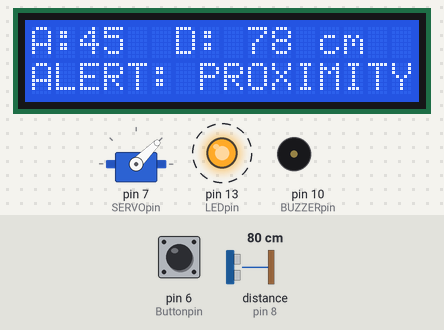
A sketch run on a simulated Arduino Uno, built with avr-gcc and run on an emulated ATmega328P. On the bench: servo, 16×2 character LCD, output pins drawn as LEDs (lit = HIGH), buzzer (waves = sounding). Wiring (inferred from the names in the program): ultrasonic range finder: trigger pin 9; echo pin 8. Dashed ring = blinking. The inputs (shaded band) are chosen by the test bench; at power-on: distance to the obstacle (sensor on pin 8) 80 cm, pin 6 (Buttonpin) HIGH. The echo pulse lasts 58.3 µs per cm; pins used as bus, display or sensor lines are not drawn; what the sketch prints to the serial monitor is not drawn.

Above: at 2.2 s.
2.3 s: distance to the obstacle (sensor on pin 8) set to 2 cm
At 3.7 s:
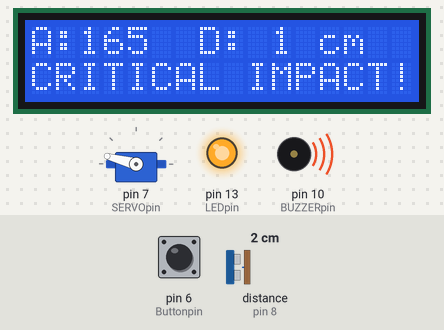
4.1 s: distance to the obstacle (sensor on pin 8) set to 29 cm
At 5.48 s:
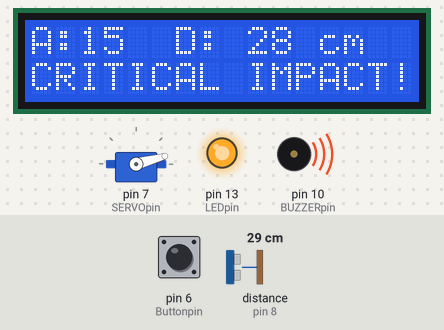
6.6 s: distance to the obstacle (sensor on pin 8) set to 38 cm
At 7.72 s:
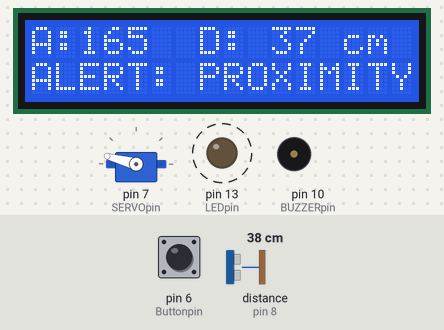
8.4 s: pin 6 (Buttonpin) pulled LOW for 3.2 s
At 11.32 s:
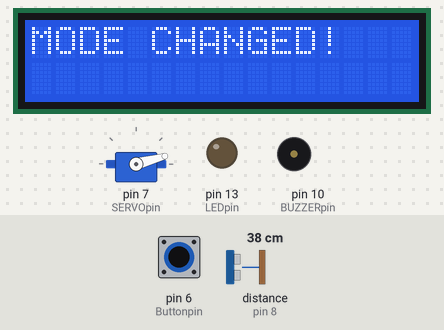
13.1 s: distance to the obstacle (sensor on pin 8) set to 44 cm
At 14.09 s:
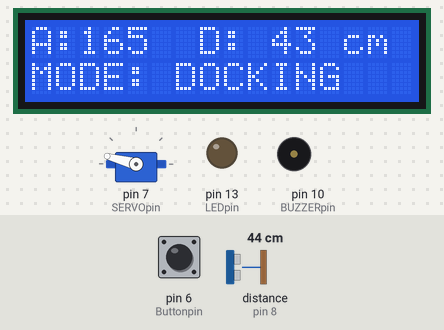
15.0 s: pin 6 (Buttonpin) pulled LOW for 1 s
At 16.35 s:
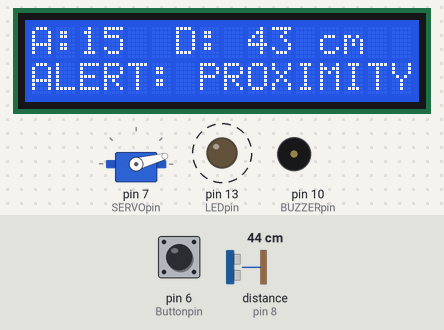
Timing chart, 0 to 18.5 s (numbered marks = the images above; inputs shaded):
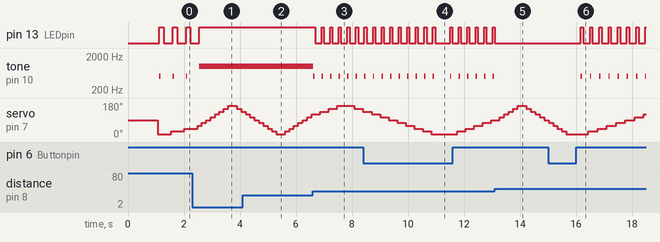

Measured:
- the behaviour switches between 33 and 34 cm on distance to the obstacle (sensor on pin 8) (found by bisection; images 2 and 3)
- the behaviour switches between 40 and 41 cm on distance to the obstacle (sensor on pin 8) (found by bisection; images 4 and 5)
- after the input at 2.3 s, pin 13 (LEDpin): goes on until 2.5 s, then stays HIGH; the display: first differs from a run without the input after 0.24 s (image 1 shows a later state)
- after the input at 6.6 s, pin 13 (LEDpin): alternates HIGH for 0.08 s and LOW for 0.23 s, starting after 0.09 s; tone on pin 10 (BUZZERpin): alternates 500 Hz for 0.05 s and silent for 0.26 s, starting at once; the display: first differs from a run without the input at once (image 3 shows a later state)
- after the input at 8.4 s, the display: first differs from a run without the input after 2.7 s (image 4)
- after the input at 13.1 s, pin 13 (LEDpin): goes on until 13.1 s, then stays LOW; tone on pin 10 (BUZZERpin): stops changing and stays silent; the display: first differs from a run without the input after 0.24 s (image 5 shows a later state)
- after the input at 15.0 s, pin 13 (LEDpin): alternates HIGH for 0.09 s and LOW for 0.24 s, starting after 1.2 s; tone on pin 10 (BUZZERpin): alternates 500 Hz for 0.05 s and silent for 0.28 s, starting after 1.2 s; the display: first differs from a run without the input after 0.81 s (image 6 shows a later state)
- by itself, pin 13 (LEDpin): alternates HIGH for 0.16 s and LOW for 0.32 s

The sketch:

Final_Code.ino
```cpp
//Import LCD Package
#include<LiquidCrystal.h>
//important Servo Package
#include<Servo.h>
//declaration
const int TRIGpin = 9;
const int ECHOpin = 8;
const int LEDpin = 13;
const int BUZZERpin = 10;
const int Buttonpin = 6;
const int SERVOpin = 7;

int safetyThreshold=100; //IMPORTANT
bool longrangeMode=true; //IMPORTANT

LiquidCrystal lcd(12,11,5,4,3,2);
Servo radarServo;
//function + display
void setup() {
  pinMode(TRIGpin,OUTPUT);
  pinMode(ECHOpin,INPUT);
  pinMode(LEDpin,OUTPUT);
  pinMode(BUZZERpin,OUTPUT);
  pinMode(Buttonpin,INPUT_PULLUP);
  radarServo.attach(SERVOpin);

  Serial.begin(9600);
  lcd.begin(16,2);
  lcd.print("RADAR ONLINE...");
  delay(1000);
  lcd.clear();
}

//Actual Code
void loop(){
  if(digitalRead(Buttonpin)==LOW){
    longrangeMode=!longrangeMode;
    if(longrangeMode){
      safetyThreshold=100;
    }
    else{
      safetyThreshold=40;
    }
    lcd.clear();
    lcd.print("MODE CHANGED!   ");
    delay(300);
  }

  for(int angle=15;angle<=165;angle+=15){
    radarServo.write(angle);
    delay(50);
    lcd.setCursor(0,0);
    lcd.print("A:");
    lcd.print(angle);

    digitalWrite(TRIGpin, LOW);
  delayMicroseconds(2);
  digitalWrite(TRIGpin,HIGH);
  delayMicroseconds(10);
  digitalWrite(TRIGpin,LOW);

  long duration = pulseIn(ECHOpin,HIGH);
  int distance = duration * 0.034 / 2;

  Serial.print("Space Radar Distance: ");
  Serial.print(distance);
  Serial.println(" cm");

  lcd.print("  D: ");
  lcd.print(distance);
  lcd.print(" cm ");
  lcd.setCursor(0,1);

  if(distance > 0 && distance < safetyThreshold){
    if(distance<safetyThreshold/3){
      tone(BUZZERpin,1000);
      digitalWrite(LEDpin,HIGH);
      lcd.print("CRITICAL IMPACT!");
    }else{
      tone(BUZZERpin,500,50);
      digitalWrite(LEDpin,HIGH);
      lcd.print("ALERT: PROXIMITY");
      int pulseDelay=distance*2;
      delay(pulseDelay);

      digitalWrite(LEDpin,LOW);
      delay(pulseDelay);
    }
  }else{
      noTone(BUZZERpin);
      digitalWrite(LEDpin,LOW);
      //lcd.print("PATH: CLEAR     ");

      if(longrangeMode){
        lcd.print("MODE: LONG RANGE");
      }else{
        lcd.print("MODE: DOCKING   ");
      }
    }
  delay(100);
  }
  for(int angle=165;angle>=15;angle-=15){
    radarServo.write(angle);
    delay(50);

    lcd.setCursor(0,0);
    lcd.print("A:");
    lcd.print(angle);

    digitalWrite(TRIGpin, LOW);
  delayMicroseconds(2);
  digitalWrite(TRIGpin,HIGH);
  delayMicroseconds(10);
  digitalWrite(TRIGpin,LOW);

  long duration = pulseIn(ECHOpin,HIGH);
  int distance = duration * 0.034 / 2;

  Serial.print("Space Radar Distance: ");
  Serial.print(distance);
  Serial.println(" cm");

  lcd.print("  D: ");
  lcd.print(distance);
  lcd.print(" cm ");
  lcd.setCursor(0,1);

  if(distance > 0 && distance < safetyThreshold){
    if(distance<safetyThreshold/3){
      tone(BUZZERpin,1000);
      digitalWrite(LEDpin,HIGH);
      lcd.print("CRITICAL IMPACT!");
    }else{
      tone(BUZZERpin,500,50);
      digitalWrite(LEDpin,HIGH);
      lcd.print("ALERT: PROXIMITY");
      int pulseDelay=distance*2;
      delay(pulseDelay);

      digitalWrite(LEDpin,LOW);
      delay(pulseDelay);
    }
  }else{
      noTone(BUZZERpin);
      digitalWrite(LEDpin,LOW);
      //lcd.print("PATH: CLEAR     ");

      if(longrangeMode){
        lcd.print("MODE: LONG RANGE");
      }else{
        lcd.print("MODE: DOCKING   ");
      }
    }
  delay(100);
  }
}


     /*if(distance<safetyThreshold){
       digitalWrite(LEDpin,HIGH);
       tone(BUZZERpin,900,50);
       lcd.print("ALERT: PROXIMITY");
       delay(100);
       digitalWrite(LEDpin,LOW);
       delay(100);
     }else{
       digitalWrite(LEDpin,LOW);
       noTone(BUZZERpin);
       lcd.print("PATH CLEAR!     ");
     }
  delay(100);
     }

  ANOTHER OPTION FOR CODE BUT NOT ADAPTABLE TO DIFFERENT MODES
  if (distance < 30) {
    digitalWrite(LEDpin,HIGH); //solid red light continuously

    tone(BUZZERpin, 1000); //1000 Hz Continuous sound
    lcd.print("CRITICAL IMPACT!");
  } else if (distance >= 30 & distance < 100) {
    digitalWrite(LEDpin,HIGH); //blinking
    tone(BUZZERpin, 600, 50); //medium frequency+duration
    lcd.print("WARNING: CLOSING ");
    delay(100);

    digitalWrite(LEDpin,LOW); //blinking
    delay(100);
  } else {
    digitalWrite(LEDpin,LOW); //led off
    noTone(BUZZERpin); //silent buzzer
    lcd.print("PATH CLEAR      ");
  }
  delay(50);
}*/
```
